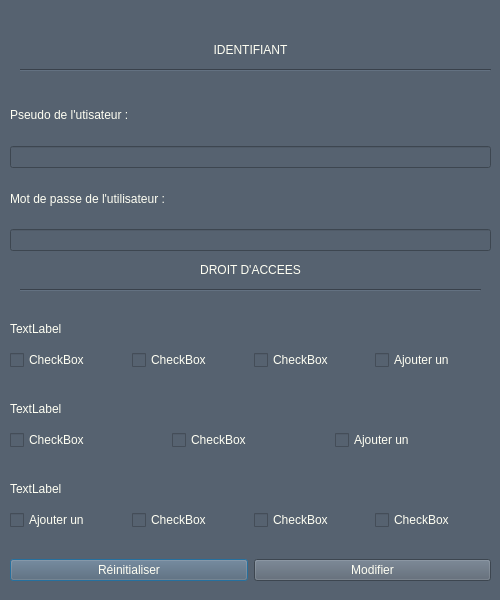
<?xml version="1.0" encoding="UTF-8"?>
<ui version="4.0">
 <class>showProfile</class>
 <widget class="QDialog" name="showProfile">
  <property name="geometry">
   <rect>
    <x>0</x>
    <y>0</y>
    <width>500</width>
    <height>600</height>
   </rect>
  </property>
  <property name="minimumSize">
   <size>
    <width>500</width>
    <height>480</height>
   </size>
  </property>
  <property name="maximumSize">
   <size>
    <width>500</width>
    <height>600</height>
   </size>
  </property>
  <property name="windowTitle">
   <string>Dialog</string>
  </property>
  <widget class="QFrame" name="frame">
   <property name="geometry">
    <rect>
     <x>0</x>
     <y>0</y>
     <width>500</width>
     <height>600</height>
    </rect>
   </property>
   <property name="minimumSize">
    <size>
     <width>500</width>
     <height>600</height>
    </size>
   </property>
   <property name="maximumSize">
    <size>
     <width>500</width>
     <height>600</height>
    </size>
   </property>
   <property name="styleSheet">
    <string notr="true">background-color: rgb(86, 98, 112);
color: rgb(255, 255, 243);</string>
   </property>
   <widget class="QWidget" name="verticalLayoutWidget">
    <property name="geometry">
     <rect>
      <x>10</x>
      <y>90</y>
      <width>481</width>
      <height>161</height>
     </rect>
    </property>
    <layout class="QVBoxLayout" name="verticalLayout">
     <item>
      <widget class="QLabel" name="pseudoLabel">
       <property name="text">
        <string>Pseudo de l'utisateur :</string>
       </property>
      </widget>
     </item>
     <item>
      <widget class="QLineEdit" name="pseudoEdit"/>
     </item>
     <item>
      <widget class="QLabel" name="passwdLabel">
       <property name="text">
        <string>Mot de passe de l'utilisateur :</string>
       </property>
      </widget>
     </item>
     <item>
      <widget class="QLineEdit" name="passwdEdit"/>
     </item>
    </layout>
   </widget>
   <widget class="QWidget" name="horizontalLayoutWidget_2">
    <property name="geometry">
     <rect>
      <x>10</x>
      <y>340</y>
      <width>481</width>
      <height>41</height>
     </rect>
    </property>
    <layout class="QHBoxLayout" name="horizontalLayout_2">
     <item>
      <widget class="QCheckBox" name="checkBox_2">
       <property name="text">
        <string>CheckBox</string>
       </property>
      </widget>
     </item>
     <item>
      <widget class="QCheckBox" name="checkBox_3">
       <property name="text">
        <string>CheckBox</string>
       </property>
      </widget>
     </item>
     <item>
      <widget class="QCheckBox" name="checkBox">
       <property name="text">
        <string>CheckBox</string>
       </property>
      </widget>
     </item>
     <item>
      <widget class="QCheckBox" name="checkBox_4">
       <property name="text">
        <string>Ajouter un </string>
       </property>
      </widget>
     </item>
    </layout>
   </widget>
   <widget class="QWidget" name="horizontalLayoutWidget_3">
    <property name="geometry">
     <rect>
      <x>10</x>
      <y>420</y>
      <width>481</width>
      <height>41</height>
     </rect>
    </property>
    <layout class="QHBoxLayout" name="horizontalLayout_3">
     <item>
      <widget class="QCheckBox" name="checkBox_6">
       <property name="text">
        <string>CheckBox</string>
       </property>
      </widget>
     </item>
     <item>
      <widget class="QCheckBox" name="checkBox_7">
       <property name="text">
        <string>CheckBox</string>
       </property>
      </widget>
     </item>
     <item>
      <widget class="QCheckBox" name="checkBox_8">
       <property name="text">
        <string>Ajouter un </string>
       </property>
      </widget>
     </item>
    </layout>
   </widget>
   <widget class="QWidget" name="horizontalLayoutWidget_4">
    <property name="geometry">
     <rect>
      <x>10</x>
      <y>500</y>
      <width>481</width>
      <height>41</height>
     </rect>
    </property>
    <layout class="QHBoxLayout" name="horizontalLayout_4">
     <item>
      <widget class="QCheckBox" name="checkBox_12">
       <property name="text">
        <string>Ajouter un </string>
       </property>
      </widget>
     </item>
     <item>
      <widget class="QCheckBox" name="checkBox_5">
       <property name="text">
        <string>CheckBox</string>
       </property>
      </widget>
     </item>
     <item>
      <widget class="QCheckBox" name="checkBox_9">
       <property name="text">
        <string>CheckBox</string>
       </property>
      </widget>
     </item>
     <item>
      <widget class="QCheckBox" name="checkBox_10">
       <property name="text">
        <string>CheckBox</string>
       </property>
      </widget>
     </item>
    </layout>
   </widget>
   <widget class="QLabel" name="label">
    <property name="geometry">
     <rect>
      <x>10</x>
      <y>320</y>
      <width>66</width>
      <height>18</height>
     </rect>
    </property>
    <property name="text">
     <string>TextLabel</string>
    </property>
   </widget>
   <widget class="QLabel" name="label_4">
    <property name="geometry">
     <rect>
      <x>10</x>
      <y>400</y>
      <width>66</width>
      <height>18</height>
     </rect>
    </property>
    <property name="text">
     <string>TextLabel</string>
    </property>
   </widget>
   <widget class="QLabel" name="label_5">
    <property name="geometry">
     <rect>
      <x>10</x>
      <y>480</y>
      <width>66</width>
      <height>18</height>
     </rect>
    </property>
    <property name="text">
     <string>TextLabel</string>
    </property>
   </widget>
   <widget class="QLabel" name="label_6">
    <property name="geometry">
     <rect>
      <x>180</x>
      <y>260</y>
      <width>141</width>
      <height>20</height>
     </rect>
    </property>
    <property name="text">
     <string>&lt;html&gt;&lt;head/&gt;&lt;body&gt;&lt;p align=&quot;center&quot;&gt;DROIT D'ACCEES&lt;/p&gt;&lt;/body&gt;&lt;/html&gt;</string>
    </property>
   </widget>
   <widget class="Line" name="line">
    <property name="geometry">
     <rect>
      <x>20</x>
      <y>280</y>
      <width>461</width>
      <height>20</height>
     </rect>
    </property>
    <property name="orientation">
     <enum>Qt::Horizontal</enum>
    </property>
   </widget>
   <widget class="QLabel" name="label_7">
    <property name="geometry">
     <rect>
      <x>170</x>
      <y>40</y>
      <width>161</width>
      <height>20</height>
     </rect>
    </property>
    <property name="text">
     <string>&lt;html&gt;&lt;head/&gt;&lt;body&gt;&lt;p align=&quot;center&quot;&gt;IDENTIFIANT&lt;/p&gt;&lt;/body&gt;&lt;/html&gt;</string>
    </property>
   </widget>
   <widget class="Line" name="line_2">
    <property name="geometry">
     <rect>
      <x>20</x>
      <y>60</y>
      <width>471</width>
      <height>20</height>
     </rect>
    </property>
    <property name="orientation">
     <enum>Qt::Horizontal</enum>
    </property>
   </widget>
   <widget class="Line" name="line_5">
    <property name="geometry">
     <rect>
      <x>-10</x>
      <y>600</y>
      <width>461</width>
      <height>16</height>
     </rect>
    </property>
    <property name="orientation">
     <enum>Qt::Horizontal</enum>
    </property>
   </widget>
   <widget class="QWidget" name="horizontalLayoutWidget_6">
    <property name="geometry">
     <rect>
      <x>10</x>
      <y>550</y>
      <width>481</width>
      <height>41</height>
     </rect>
    </property>
    <layout class="QHBoxLayout" name="horizontalLayout_6">
     <item>
      <widget class="QPushButton" name="restoreBtn">
       <property name="text">
        <string>Réinitialiser</string>
       </property>
      </widget>
     </item>
     <item>
      <widget class="QPushButton" name="updateUserBtn">
       <property name="text">
        <string>Modifier</string>
       </property>
      </widget>
     </item>
    </layout>
   </widget>
  </widget>
 </widget>
 <resources/>
 <connections/>
</ui>
